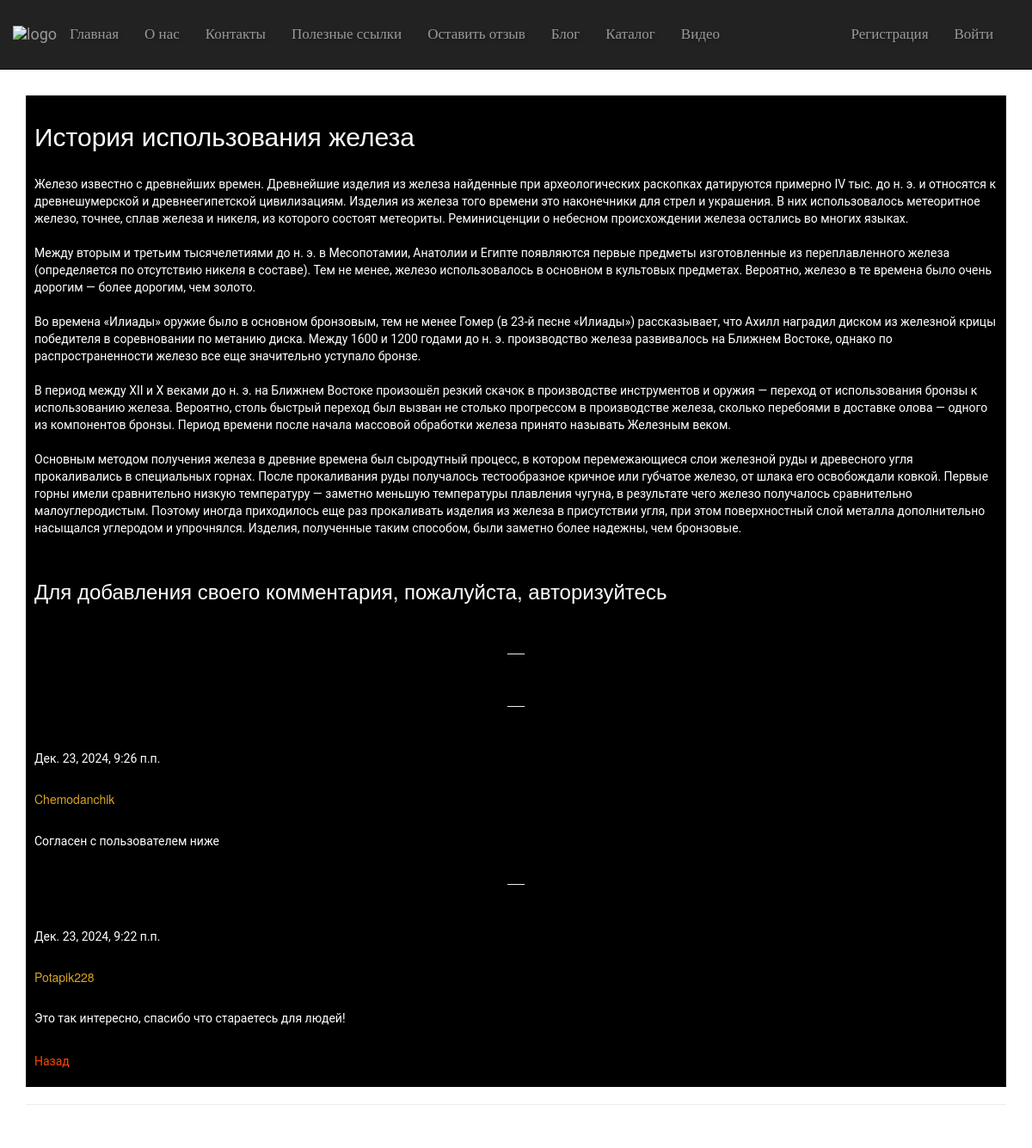
Screenshot of /blogpost/8/ with the database file from the repository.
### app/models.py (models this page shows, shortened)
class Blog(models. Model):
    title = models.CharField(max_length = 100, unique_for_date = "posted", verbose_name = "Заголовок")
    description = models.TextField(verbose_name = "Краткое содержание")
    content = models.TextField(verbose_name = "Полное содержание")
    posted = models.DateTimeField(default = datetime.now(), db_index = True, verbose_name = "Опубликована")
    author = models.ForeignKey(User, null=True, blank=True, on_delete = models.SET_NULL, verbose_name = "Автор")
    image = models.FileField(default = 'temp.jpg', verbose_name = "Путь к картинке")
    class Meta:
        db_table = "Posts" #имя таблицы для модели
        ordering = ["-posted"] #порядок сортировки данных в модели ("-" означает по убыванию)
        verbose_name = "статья блога" # имя, под которым модель будет отображаться в административном разделе (для одной статьи блога)
        verbose_name_plural = "статьи блога" # тоже для всех статей блога

class Comment(models.Model):
    text = models.TextField(verbose_name = "Текст комментария")
    date = models.DateTimeField(default = datetime.now(), db_index = True, verbose_name = "Дата комментария")
    author = models.ForeignKey(User, on_delete = models.CASCADE, verbose_name = "Автор комментария")
    post = models.ForeignKey(Blog, on_delete = models.CASCADE, verbose_name = "Статья комментария")
    class Meta:
        db_table = "Comment"
        ordering = ["-date"]
        verbose_name = "Комментарии к статье блога"
        verbose_name_plural = "Комментарии к статьям блога"

### app/views.py (the view)
# urls.py: path('blogpost/<int:parametr>/', views.blogpost, name='blogpost'), #добавить на веб-сайт страницу поста
def blogpost(request, parametr):
    assert isinstance(request, HttpRequest)
    post_1 = Blog.objects.get(id=parametr) # запрос на выбор конкретной статьи по параметру
    comments = Comment.objects.filter(post=parametr)
    if request.method == "POST": # после отправки данных формы на сервер методом POST
        form = CommentForm(request.POST)
        if form.is_valid():
            comment_f = form.save(commit=False)
            comment_f.author = request.user # добавляем (так как этого поля нет в форме) в модель Комментария (Comment) в поле автор авторизованного пользователя
            comment_f.date = datetime.now() # добавляем в модель Комментария (Comment) текущую дату
            comment_f.post = Blog.objects.get(id=parametr) # добавляем в модель Комментария (Comment) статью, для которой данный комментарий
            comment_f.save() # сохраняем изменения после добавления полей
            return redirect('blogpost', parametr=post_1.id) # переадресация на ту же страницу статьи после отправки комментария
    else:
        form = CommentForm() # создание формы для ввода комментария
    return render(
        request,
        'app/blogpost.html',
        {
            'post_1': post_1, # передача конкретной статьи в шаблон веб-страницы
            'comments': comments, # передача всех комментариев к данной статье в шаблон веб-страницы
            'form': form, # передача формы добавления комментария в шаблон веб-страницы
            'year':datetime.now().year,
        }
    )

### app/templates/app/blogpost.html (shortened to what this page needs)
{% extends "app/layout.html" %}
{% block content %}
{% load static %}
<div class="container-blogpost">
    <h2> {{post_1.title}} </h2>
    <p> {{post_1.content|linebreaksbr}} </p>
    {% if user.is_authenticated %}
    <h3>Добавить комментарий</h3>
    <form method="POST">
        {% csrf_token %}
        <div>
            {{form.as_p}}
            <button type="submit" class="btn btn-primary btn-large"> Отправить комментарий </button>
        </div>
    </form>
    {% else %}
    <h3> Для добавления своего комментария, пожалуйста, авторизуйтесь </h3>
    {% endif %}
    <br />
    <hr />
    {% for comment in comments %}
    <hr />
    <h7> {{comment.date}} </h7>
    <h5> {{comment.author}} </h5>
    <p> {{comment.text|linebreaksbr}} </p>
    {% endfor %}
    <p> <a href="{% url 'blog' %}" class="back-link"> Назад </a></p>
</div>
{% endblock %}

### app/static/app/content/site.css (style rules this page uses)
body { padding-top: 80px; padding-bottom: 20px; margin: 0; padding: 0; font-family: 'Roboto', sans-serif; overflow-x: hidden; background-image: url('background.jpg'); background-repeat: no-repeat; background-size: cover; background-position: center; color: black; min-height: 100vh; }
:root { --autumn-orange: #D2691E; --autumn-brown: #8B4513; --autumn-yellow: #DAA520; --autumn-red: #B22222; --cream: #FFF8DC; }
body, html { margin: 0; padding: 0; font-family: 'Roboto', sans-serif; background-image: url('background.jpg'); color: black; overflow-x: hidden; }
.back-link { color: orangered; }
h5 { color: #DAA520; }
.container-blogpost { margin-top: 20px; color: white; background-color: black; height: auto; overflow: hidden; display: flex; flex-direction: column; }
.container-blogpost > * { padding: 10px; }

### rows the page displays
Blog: title "История использования железа", content "Железо известно с древнейших времен. Древнейшие изделия из железа найденные при археологических раскопках датируются примерно IV тыс. до н. э. и относятся к древнешумерской и древнеегипетской цивилизациям. Изделия из железа того времени это наконечники для стрел и украшения. В них использовалось метеоритное железо, точнее, сплав железа и никеля, из которого состоят метеориты. Реминисценции о небесном происхождении железа остались во многих языках. Между вторым и третьим тысячелетиями до н. э. в Месопотамии, Анатолии и Египте появляются первые предметы изготовленные из переплавленного железа (определяется по отсутствию никеля в составе). Тем не менее, железо использовалось в основном в…"
Comment: date "Дек. 23, 2024, 9:26 п.п.", author "Chemodanchik", text "Согласен с пользователем ниже"
Comment: date "Дек. 23, 2024, 9:22 п.п.", author "Potapik228", text "Это так интересно, спасибо что стараетесь для людей!"
